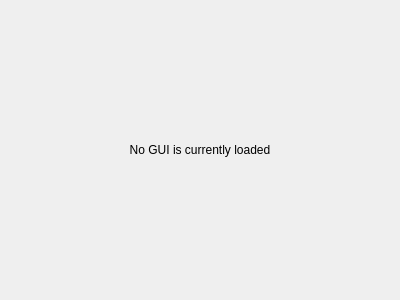
<ui version="4.0" >
 <class>DefaultGuiPluginForm</class>
 <widget class="QWidget" name="DefaultGuiPluginForm" >
  <property name="geometry" >
   <rect>
    <x>0</x>
    <y>0</y>
    <width>400</width>
    <height>300</height>
   </rect>
  </property>
  <property name="windowTitle" >
   <string>Form</string>
  </property>
  <layout class="QHBoxLayout" name="horizontalLayout" >
   <item>
    <widget class="QLabel" name="label" >
     <property name="text" >
      <string>No GUI is currently loaded</string>
     </property>
     <property name="alignment" >
      <set>Qt::AlignCenter</set>
     </property>
     <property name="wordWrap" >
      <bool>true</bool>
     </property>
    </widget>
   </item>
  </layout>
 </widget>
 <resources/>
 <connections/>
</ui>
